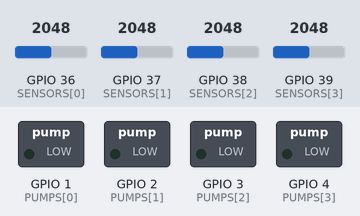
The sketch below on a simulated ESP32. On the bench: switched loads named in the sketch (green lamp = pin HIGH). Inputs (shaded band) come from the test bench; at power-on: GPIO 36 (SENSORS[0]) = 2048, GPIO 37 (SENSORS[1]) = 2048, GPIO 38 (SENSORS[2]) = 2048, GPIO 39 (SENSORS[3]) = 2048.

Above: at 1.2 s.
1.3 s: GPIO 36 (SENSORS[0]) set to 548
2.8 s: GPIO 36 (SENSORS[0]) set to 464
At 3.2 s:
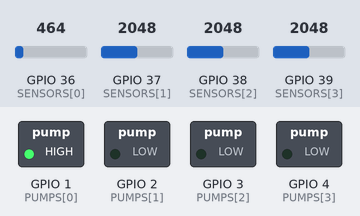
4.3 s: GPIO 37 (SENSORS[1]) set to 564
5.8 s: GPIO 37 (SENSORS[1]) set to 456
At 6.8 s:
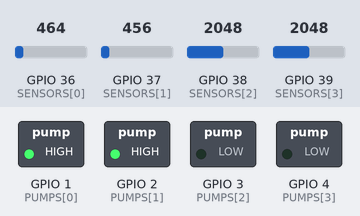
7.3 s: GPIO 38 (SENSORS[2]) set to 557
8.8 s: GPIO 38 (SENSORS[2]) set to 488
At 10.3 s:
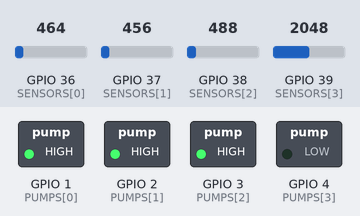
Timing chart, 0 to 11.3 s (numbered marks = the images above; inputs shaded):
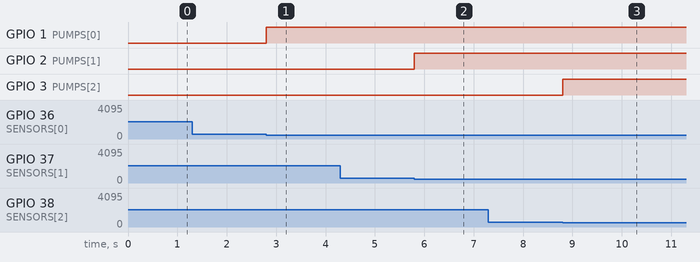

The sketch:

moisture.ino
```cpp
/*
Notes:
Use data types like uint and uchar to save memory
*/

constexpr int THRESHOLD = 512;

constexpr unsigned char NUM_PLANTS = 4;
constexpr byte SENSORS[] = {A0, A1, A2, A3};
constexpr byte PUMPS[] = {D0, D1, D2, D3};

void setup(){
    for(int i=0; i<NUM_PLANTS; ++i){
        pinMode(PUMPS[i], OUTPUT);
        digitalWrite(PUMPS[i], LOW);
    }
}

void loop(){
    for(int i = 0; i < NUM_PLANTS; ++i){
        if(analogRead(SENSORS[i]) >= THRESHOLD){
            digitalWrite(PUMPS[i], LOW);
        }
        else{
            digitalWrite(PUMPS[i], HIGH);
        }
    }
}
```

Measured:
- the behaviour switches between 512 and 511 on GPIO 36 (SENSORS[0]) (found by bisection; images 0 and 1)
- the behaviour switches between 512 and 511 on GPIO 37 (SENSORS[1]) (found by bisection; images 1 and 2)
- the behaviour switches between 512 and 511 on GPIO 38 (SENSORS[2]) (found by bisection; images 2 and 3)
- after the input at 1.3 s, every drawn part: stays the same
- after the input at 2.8 s, GPIO 1 (PUMPS[0]): LOW → HIGH at once
- after the input at 4.3 s, every drawn part: stays the same
- after the input at 5.8 s, GPIO 2 (PUMPS[1]): LOW → HIGH at once
- after the input at 7.3 s, every drawn part: stays the same
- after the input at 8.8 s, GPIO 3 (PUMPS[2]): LOW → HIGH at once
